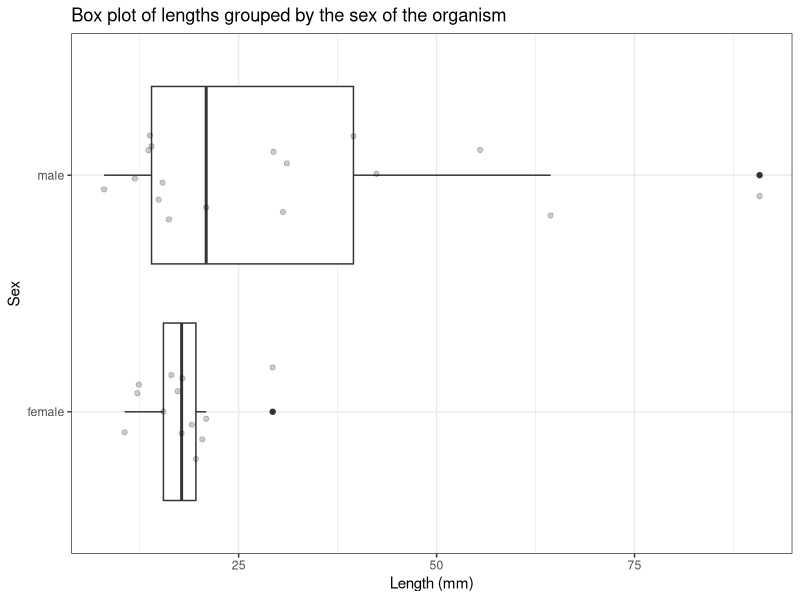
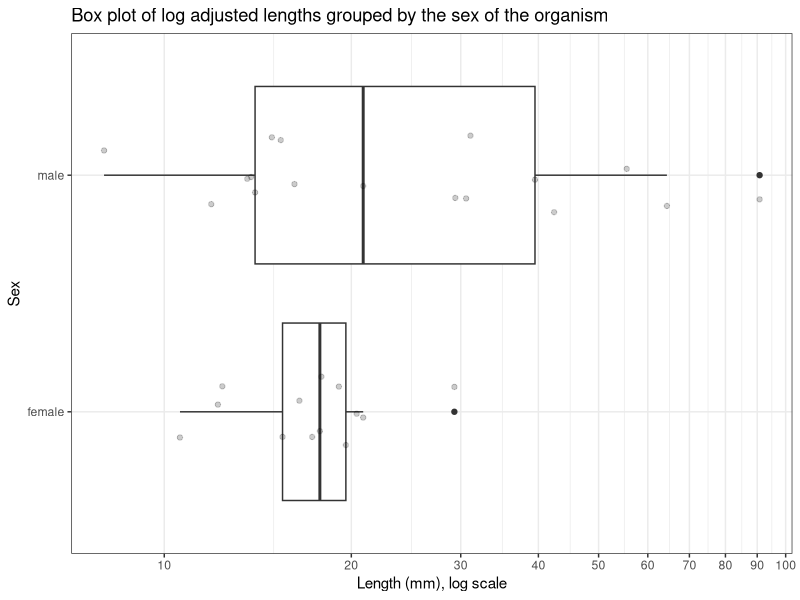
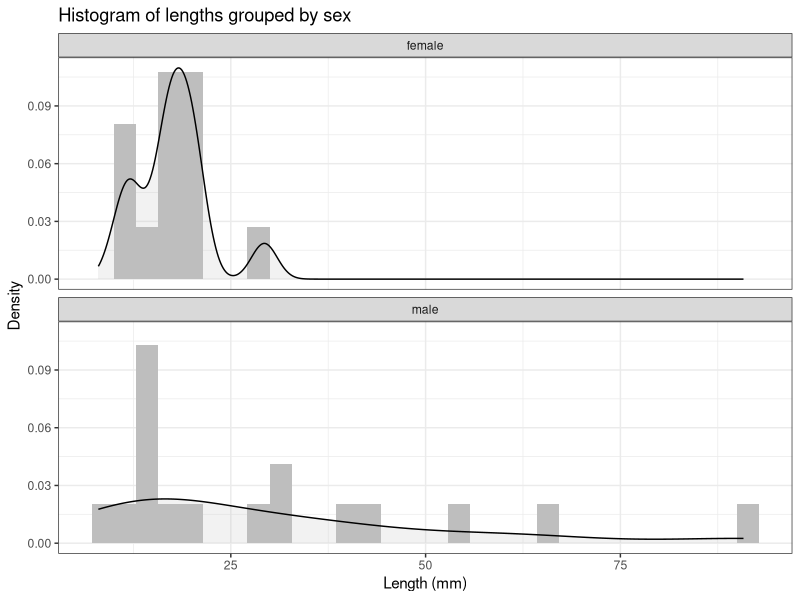
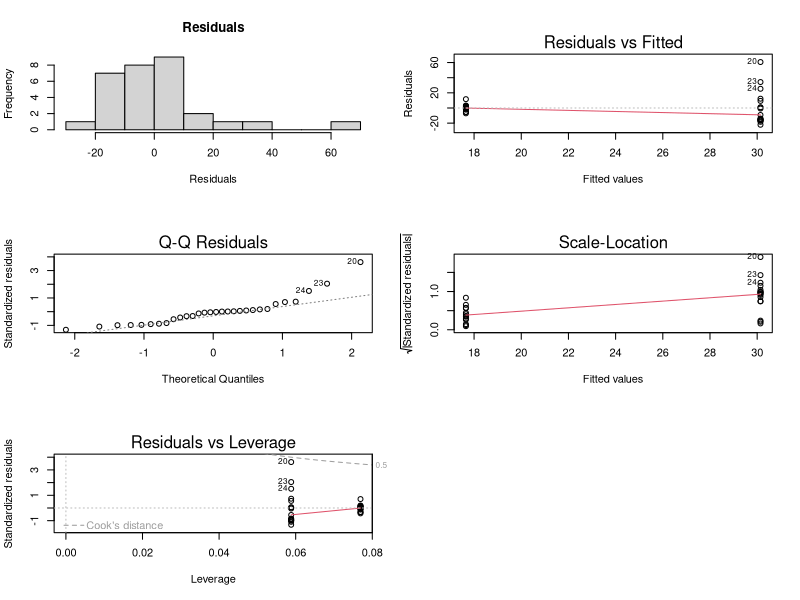
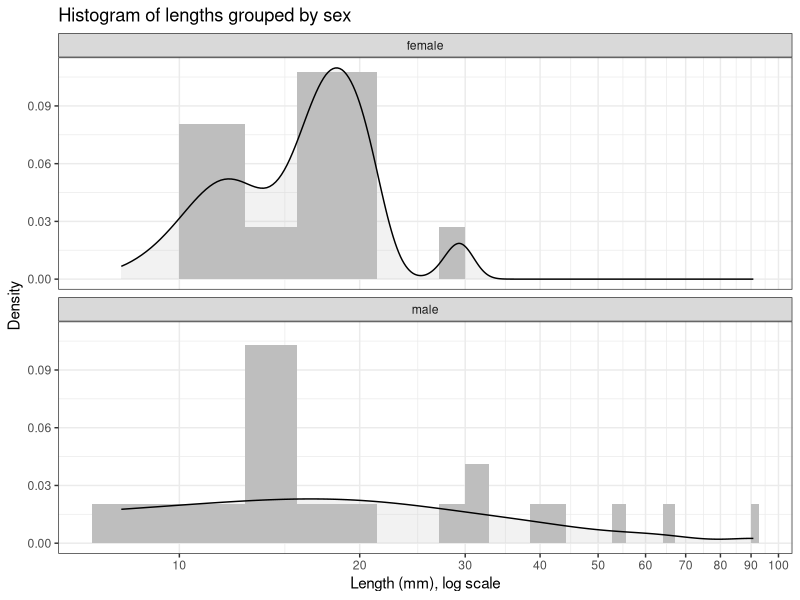
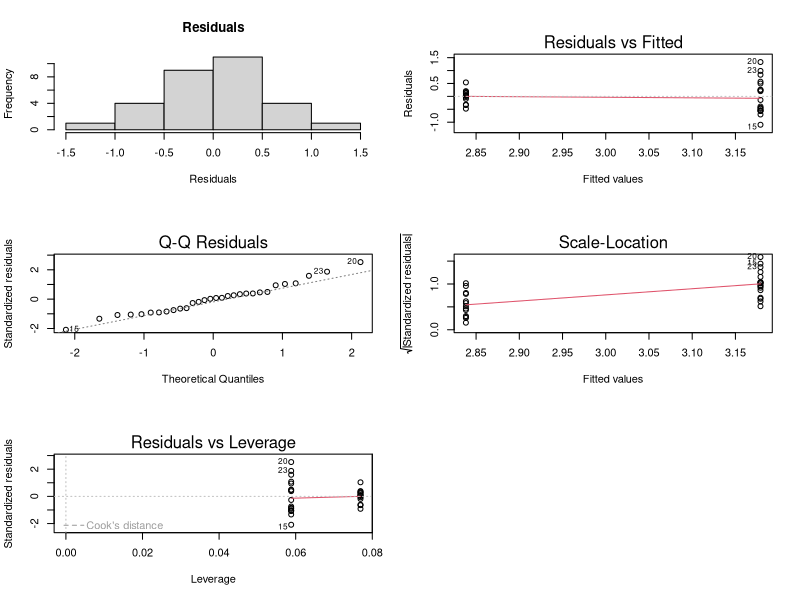

The R source for these figures, in order:
## ---- chunk 1
knitr::opts_chunk$set(echo = TRUE)
# disable warnings
options(warn=-1)

# libraries used can be installed using the following commands
# install.packages("tidyverse")
# install.packages("rmarkdown")
# install.packages("rmdformats") # for custom html output, using the html_clean format

# load libraries
library(tidyverse)
library(knitr)
## ---- chunk 2
# load data from data.csv using read_csv from the tidyverse package
data <- read_csv("data.csv")

kable(head(data))
## ---- chunk 3
# print number of rows with missing values
sum(is.na(data))
## ---- chunk 4
# add new column to data with natural log transformed length

data <- data %>% 
    mutate(log_length = log(length))

kable(head(data))

## ---- chunk 5
# box plot of length, grouped by sex from the dataset data, using the ggplot2 package. 

ggplot(data, aes(length, sex)) + 
    geom_boxplot() + 
    geom_jitter(width = 0, height = 0.2, alpha = 0.2) +  # added jitter so overlapping points are visible
    theme_bw() +
    labs(title="Box plot of lengths grouped by the sex of the organism", x="Length (mm)" , y="Sex")
## ---- chunk 6
# box plot of lengths, grouped by sex from the dataset data, using the ggplot2 package. Add x scale every 10 mm

ggplot(data, aes(length, sex)) + 
    geom_boxplot() + 
    geom_jitter(width = 0, height = 0.2, alpha = 0.2) +  # added jitter so overlapping points are visible
    theme_bw() +
    coord_trans(x = "log") + # transform the x axis to natural  log scale
    scale_x_continuous(breaks = seq(0, 100, 10)) + # add more values to the x axis
    labs(title="Box plot of log adjusted lengths grouped by the sex of the organism", x="Length (mm), log scale" , y="Sex")
## ---- chunk 7
binomial <- binom.test(table(data$sex), p = 0.5, alternative = "two.sided", conf.level = 0.95)

binomial
## ---- chunk 8
lm.t_test <- lm(data$length ~ data$sex)
lm.t_test
summary(lm.t_test)

t.test(data$length ~ data$sex, alternative = "two.sided", conf.level = 0.95, var.equal = TRUE)
## ---- chunk 9
ggplot(data = data, aes(x = length)) + 
    geom_histogram(aes(y = ..density..), bins = 30, fill = "grey") + 
    geom_density(alpha = 0.2, fill = "grey") + 
    facet_wrap(~sex, ncol = 1) + 
    theme_bw() +
    labs(title="Histogram of lengths grouped by sex", x="Length (mm)" , y="Density")
## ---- chunk 10
par(mfrow = c(3,2))
hist(resid(lm.t_test), main = "Residuals", xlab = "Residuals", ylab = "Frequency") 
plot(lm.t_test)
## ---- chunk 11
mannwhitney <- wilcox.test(data$length ~ data$sex, alternative = "two.sided", conf.level = 0.95)

mannwhitney
## ---- chunk 12
lm.log_t_test <- lm(log(data$length) ~ data$sex)
lm.log_t_test

summary(lm.log_t_test)

t.test(log(data$length) ~ data$sex, alternative = "two.sided", conf.level = 0.95, var.equal = TRUE)

t.test(log(data$length) ~ data$sex, alternative = "two.sided", conf.level = 0.95, var.equal = FALSE)
## ---- chunk 13
ggplot(data = data, aes(x = length)) + 
    geom_histogram(aes(y = ..density..), bins = 30, fill = "grey") + 
    geom_density(alpha = 0.2, fill = "grey") + 
    facet_wrap(~sex, ncol = 1) + 
    theme_bw() +
    coord_trans(x = "log") + # transform the x axis to natural  log scale
    scale_x_continuous(breaks = seq(0, 100, 10)) + # add more values to the x axis
    labs(title="Histogram of lengths grouped by sex", x="Length (mm), log scale" , y="Density")
## ---- chunk 14
par(mfrow = c(3,2))
hist(resid(lm.log_t_test), main = "Residuals", xlab = "Residuals", ylab = "Frequency")
plot(lm.log_t_test)
